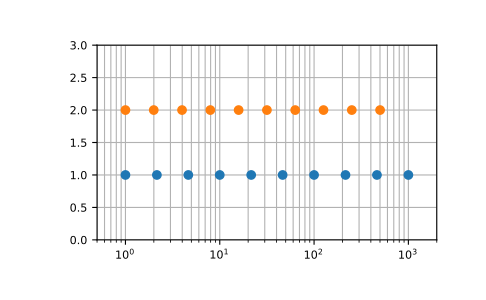

Source code (Python):
np.geomspace(1, 1000, num=4)
# array([    1.,    10.,   100.,  1000.])
np.geomspace(1, 1000, num=3, endpoint=False)
# array([   1.,   10.,  100.])
np.geomspace(1, 1000, num=4, endpoint=False)
# array([   1.        ,    5.62341325,   31.6227766 ,  177.827941  ])
np.geomspace(1, 256, num=9)
# array([   1.,    2.,    4.,    8.,   16.,   32.,   64.,  128.,  256.])

# Note that the above may not produce exact integers:

np.geomspace(1, 256, num=9, dtype=int)
# array([  1,   2,   4,   7,  16,  32,  63, 127, 256])
np.around(np.geomspace(1, 256, num=9)).astype(int)
# array([  1,   2,   4,   8,  16,  32,  64, 128, 256])

# Negative, decreasing, and complex inputs are allowed:

np.geomspace(1000, 1, num=4)
# array([ 1000.,   100.,    10.,     1.])
np.geomspace(-1000, -1, num=4)
# array([-1000.,  -100.,   -10.,    -1.])
np.geomspace(1j, 1000j, num=4)  # Straight line
# array([ 0.   +1.j,  0.  +10.j,  0. +100.j,  0.+1000.j])
np.geomspace(-1+0j, 1+0j, num=5)  # Circle
# array([-1.00000000+0.j        , -0.70710678+0.70710678j,
# 0.00000000+1.j        ,  0.70710678+0.70710678j,
# 1.00000000+0.j        ])

# Graphical illustration of ``endpoint`` parameter:

import matplotlib.pyplot as plt
N = 10
y = np.zeros(N)
plt.semilogx(np.geomspace(1, 1000, N, endpoint=True), y + 1, 'o')
plt.semilogx(np.geomspace(1, 1000, N, endpoint=False), y + 2, 'o')
plt.axis([0.5, 2000, 0, 3])
plt.grid(True, color='0.7', linestyle='-', which='both', axis='both')
plt.show()
